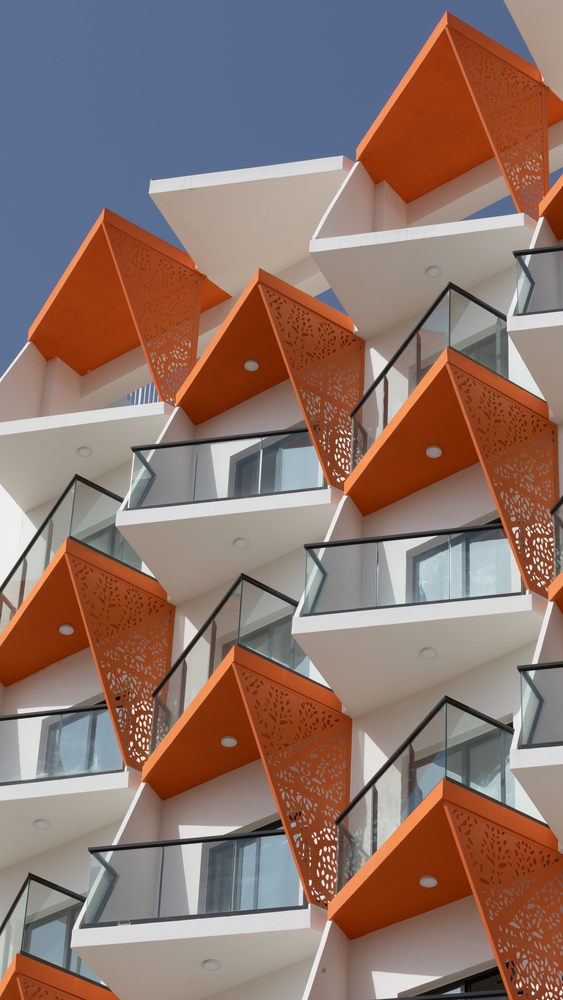
#> input picture Modul6.png, 563 x 1000 px
$ jupyter execute 'Jurnal-Modul-6(Fix).ipynb'
#> lines starting #> are read from the running program, lines starting #| are printed output that depends on the picture; after the words box and inside, x2 and y2 are one past the last pixel; in counts of white or black regions, pixels touching at a corner belong together
Soal Jurnal
1. Lakukanlah deteksi tepi dengan menggunakan metode Sobel, Prewitt dan Roberts
2. Buatlah method untuk mencari hasil terbaik dari ketiga metode no 1 dengan cara melihat jumlah warna yang diperoleh dari hasil deteksi tepi(Dapat menggunakan if-else statement)

[cell 1]
import numpy as np
import math
from PIL import Image
import matplotlib.pyplot as plt
import cv2 as cv

[cell 2]
def pad_image(image, filter_size):
    w, h = image.size
    pad_width = filter_size // 2
    padded_image = Image.new('L', (w + pad_width * 2, h + pad_width * 2))
    padded_image.paste(image, (pad_width, pad_width))
    return padded_image


def convolve(image, kernel):
    image = pad_image(image, kernel.shape[0])
    w, h = image.size
    kernel = np.flipud(np.fliplr(kernel)) # flip the kernel
    pixels = image.load()
    output_image = Image.new('L', (w, h))
    output_pixels = output_image.load()

    for i in range(w - kernel.shape[0] + 1):
        for j in range(h - kernel.shape[1] + 1):
            # calculate convolution result for this pixel
            conv = int(np.sum(np.multiply(kernel, np.array([[pixels[x, y] for y in range(j, j + kernel.shape[1])] for x in range(i, i + kernel.shape[0])]))))
            output_pixels[i, j] = conv

    return output_image


def edge_detection(image, filter_choice):
    # define the filters
    sobel_x = np.array([[-1, 0, 1], [-2, 0, 2], [-1, 0, 1]])
    sobel_y = np.array([[1, 2, 1], [0, 0, 0], [-1, -2, -1]])

    prewitt_x = np.array([[-1, 0, 1], [-1, 0, 1], [-1, 0, 1]])
    prewitt_y = np.array([[-1, -1, -1], [0, 0, 0], [1, 1, 1]])

    roberts_x = np.array([[1, 0], [0, -1]])
    roberts_y = np.array([[0, 1], [-1, 0]])

    # choose the filter
    if filter_choice == 'sobel':
        filter_x, filter_y = sobel_x, sobel_y
    elif filter_choice == 'prewitt':
        filter_x, filter_y = prewitt_x, prewitt_y
    elif filter_choice == 'roberts':
        filter_x, filter_y = roberts_x, roberts_y
    else:
        raise ValueError("Filter choice must be 'sobel', 'prewitt', or 'roberts'")

    # convolve the image with the chosen filter in x and y direction
    convolved_x = convolve(image, filter_x)
    convolved_y = convolve(image, filter_y)

    # compute the gradient magnitude
    gradient_magnitude = Image.new('L', convolved_x.size)
    pixels = gradient_magnitude.load()
    for i in range(gradient_magnitude.size[0]):
        for j in range(gradient_magnitude.size[1]):
            pixels[i, j] = int(math.sqrt(convolved_x.getpixel((i, j))**2 + convolved_y.getpixel((i, j))**2))

    return gradient_magnitude

[cell 3]
image = Image.open('./Modul6.png').convert('L')
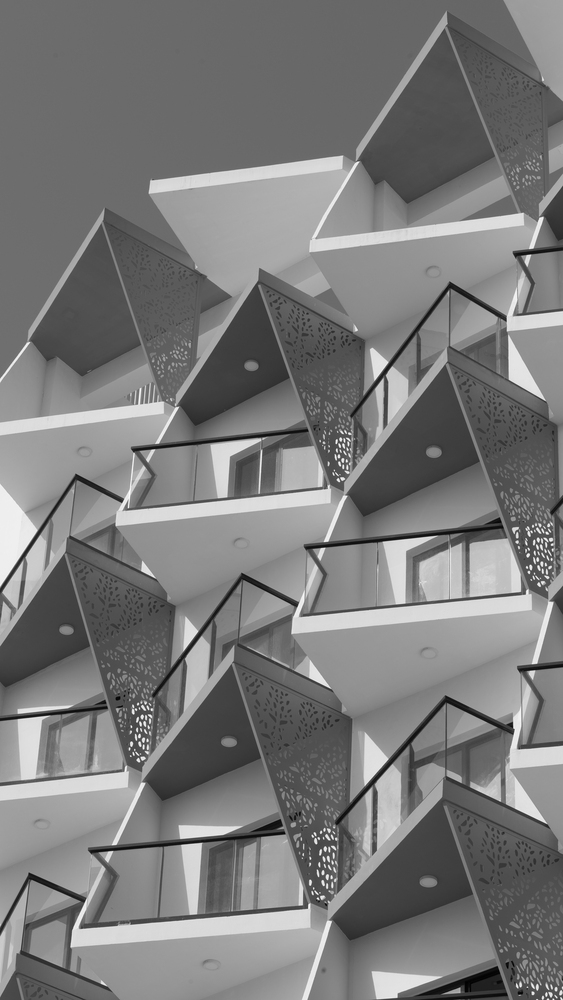
#> image: PIL image 563x1000 L; min 1, max 255, mean 122.3
resized_image = image.resize((250, 500))
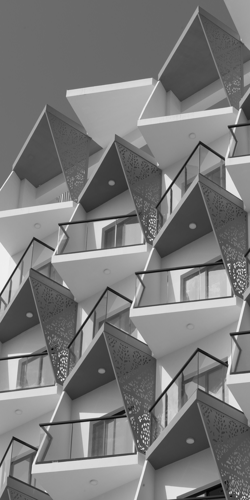
#> resized_image: PIL image 250x500 L; min 2, max 246, mean 122.3
sobel = edge_detection(resized_image, 'sobel')
#> in pad_image, `padded_image = Image.new('L', (w + pad_width * 2, h + pad_width * 2))`: padded_image: PIL image 252x502 L; every value is 0
#> in pad_image, `padded_image.paste(image, (pad_width, pad_width))`:
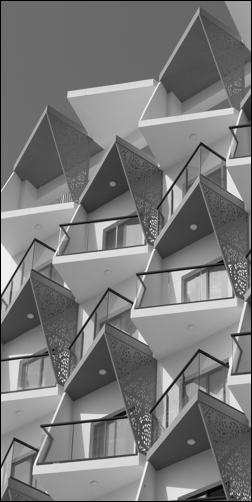
#> padded_image: PIL image 252x502 L; min 0, max 246, mean 120.9
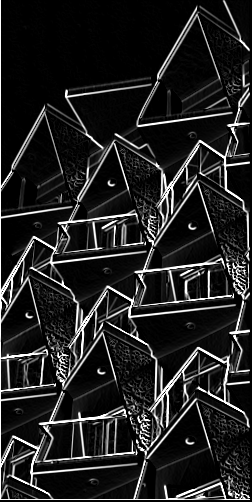
#> sobel: PIL image 252x502 L; min 0, max 255, mean 33.9
prewitt = edge_detection(resized_image, 'prewitt')
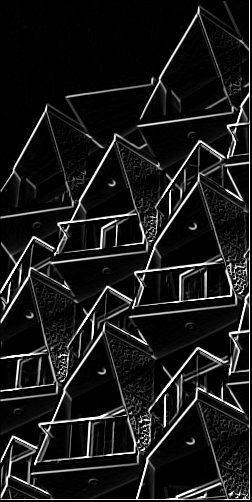
#> prewitt: PIL image 252x502 L; min 0, max 255, mean 25.3
roberts = edge_detection(resized_image, 'roberts')
#> call 3 of edge_detection, with filter_choice = 'roberts'
#> in edge_detection (call 3), `convolved_y = convolve(image, filter_y)`:
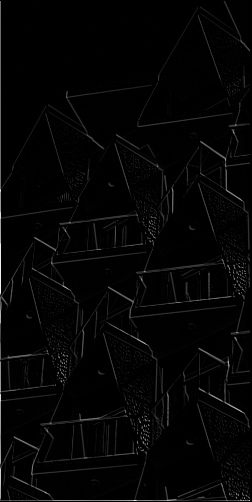
#> convolved_y: PIL image 252x502 L; min 0, max 241, mean 4.8
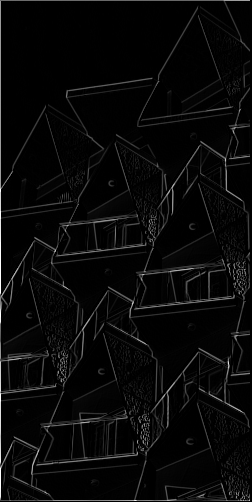
#> roberts: PIL image 252x502 L; min 0, max 255, mean 8.9

[cell 4]
plt.imshow(resized_image,cmap='gray')

[cell 5]
# buat melihat gradient
sobel_x = np.array([[-1, 0, 1], [-2, 0, 2], [-1, 0, 1]])
sobel_y = np.array([[1, 2, 1], [0, 0, 0], [-1, -2, -1]])
prewitt_x = np.array([[-1, 0, 1], [-1, 0, 1], [-1, 0, 1]])
prewitt_y = np.array([[-1, -1, -1], [0, 0, 0], [1, 1, 1]])
roberts_x = np.array([[1, 0], [0, -1]])
roberts_y = np.array([[0, 1], [-1, 0]])
Sx = convolve(resized_image, sobel_x)
Sy = convolve(resized_image, sobel_y)
Px = convolve(resized_image, prewitt_x)
Py = convolve(resized_image, prewitt_y)
Rx = convolve(resized_image, roberts_x)
Ry = convolve(resized_image, roberts_y)

[cell 6]
def showGradient(Gx,Gy,result,tittle):
    Gx = Gx.point(lambda x: 255 if x > 127 else 0, '1')
    Gy = Gy.point(lambda x: 255 if x > 127 else 0, '1')
    plt.figure(figsize=(20,10))
    plt.suptitle('Operasi '+tittle,color = 'black',fontsize=50)
    # plt.subplots_adjust(bottom=0.5)
    plt.subplot(1,3,1)
    plt.title('Gradient X',color = 'red',fontsize=30)
    plt.imshow(Gx, cmap='gray')
    plt.subplot(1,3,2)
    plt.title('Gradient Y',color = 'green',fontsize=30)
    plt.imshow(Gy, cmap='gray')
    plt.subplot(1,3,3)
    plt.title('Result',color = 'blue',fontsize=30)
    plt.imshow(result, cmap='gray')

[cell 7]
def show(img1,img2,img3):
    plt.figure(figsize=(25,15))
    plt.subplot(1,3,1)
    plt.title('Operasi Sobel',color = 'red',fontsize=20)
    plt.imshow(img1, cmap='gray')
    plt.subplot(1,3,2)
    plt.title('Operasi Prewitt',color = 'green',fontsize=20)
    plt.imshow(img2, cmap='gray')
    plt.subplot(1,3,3)
    plt.title('Operasi Roberts',color = 'blue',fontsize=20)
    plt.imshow(img3, cmap='gray')

[cell 8]
show(sobel,prewitt,roberts)

[cell 9]
showGradient(Sx,Sy,sobel,'Sobel')
#> in showGradient, `Gx = Gx.point(lambda x: 255 if x > 127 else 0, '1')`:
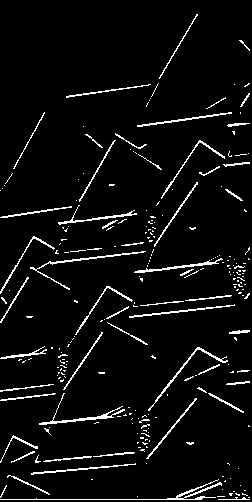
#> Gx: PIL image 252x502 1; 5.1% white in thin lines or dots
#> in showGradient, `Gy = Gy.point(lambda x: 255 if x > 127 else 0, '1')`: Gy: PIL image 252x502 1; 5.4% white in thin lines or dots

[cell 10]
showGradient(Px,Py,prewitt,'Prewitt')
#> in showGradient (call 2), `Gx = Gx.point(lambda x: 255 if x > 127 else 0, '1')`: Gx: PIL image 252x502 1; 3.5% white in thin lines or dots
#> in showGradient (call 2), `Gy = Gy.point(lambda x: 255 if x > 127 else 0, '1')`: Gy: PIL image 252x502 1; 4.1% white in thin lines or dots

[cell 11]
showGradient(Rx,Ry,roberts,'Roberts')
#> call 3 of showGradient, with tittle = 'Roberts'
#> in showGradient (call 3), `Gx = Gx.point(lambda x: 255 if x > 127 else 0, '1')`: Gx: PIL image 252x502 1; 0.37% white in thin lines or dots
#> in showGradient (call 3), `Gy = Gy.point(lambda x: 255 if x > 127 else 0, '1')`:
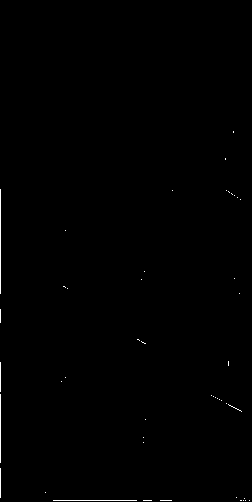
#> Gy: PIL image 252x502 1; 0.33% white in thin lines or dots, all inside (x1, y1, x2, y2) = (0, 131, 250, 501)
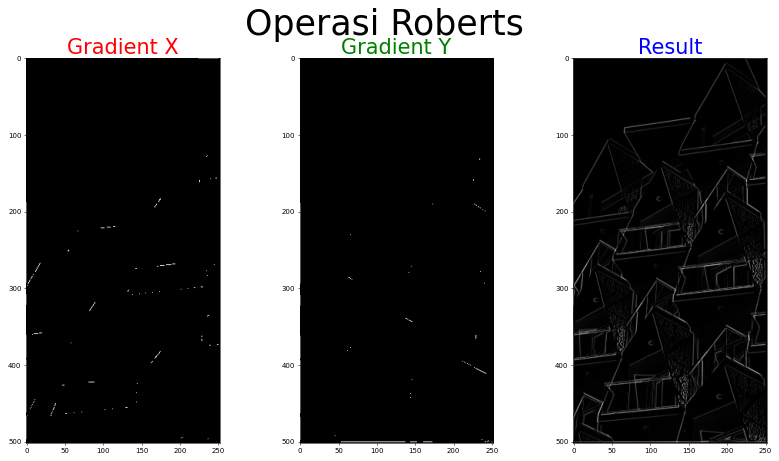
#> figure drawn by matplotlib, 3 panels

[cell 12]
#Fungsi untuk menghitung pixel yang menjadi edge
def count_white_pixels(image):
    # Convert image to numpy array
    image_array = np.array(image)

    # Count white pixels (255)
    white_pixels = np.sum(image_array != 0)
#> white_pixels = 90990

    return white_pixels

[cell 13]
print(count_white_pixels(sobel))
#| 90990
print(count_white_pixels(prewitt))
#| 76995
print(count_white_pixels(roberts))
#| 75070

[cell 14]
def FindBestMethod(sobel,prewitt,roberts):
    sobel = np.int32(count_white_pixels(sobel))
#> sobel = 90990
    prewitt = np.int32(count_white_pixels(prewitt))
#> prewitt = 76995
    roberts = np.int32(count_white_pixels(roberts))
#> roberts = 75070
    if sobel > prewitt and sobel > roberts:
        print("Metode Sobel mendeteksi tepi lebih baik dari metode lainnya")
    elif prewitt > sobel and prewitt > roberts:
        print("Metode Prewitt mendeteksi tepi lebih baik dari metode lainnya")
    else:
        print("Metode Roberts mendeteksi tepi lebih baik dari metode lainnya")
